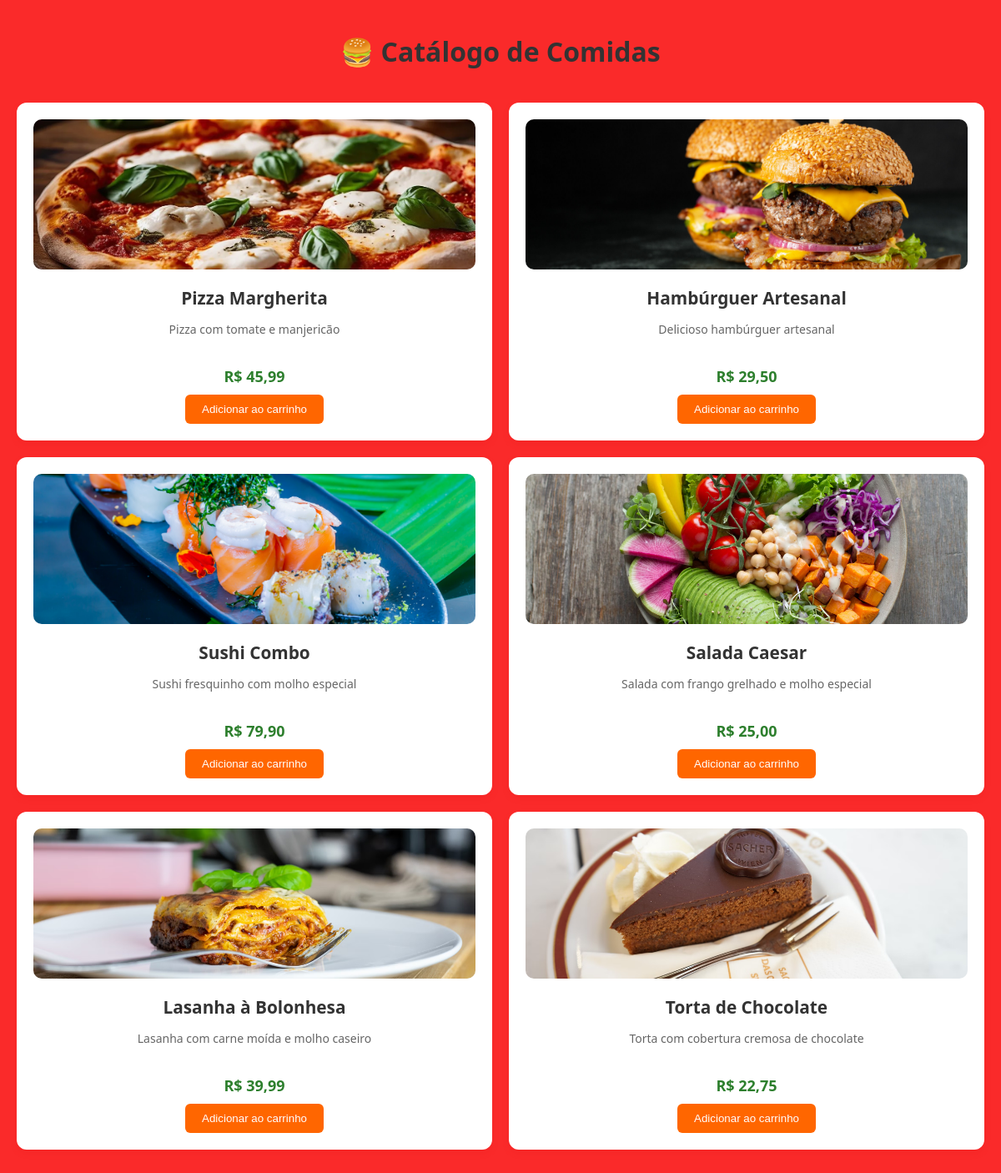
The app's page /atividade_comida/index.php with its own data.
### tables this page shows
CREATE TABLE catalogo (
    id INT AUTO_INCREMENT PRIMARY KEY,
    nome VARCHAR(100) NOT NULL,
    descricao TEXT,
    preco DECIMAL(10,2) NOT NULL,
    imagem VARCHAR(255)
);

### atividade_comida/index.php (the view, shortened to what this page needs)
<?php
$conn = new mysqli("localhost", "root", "", "comida");
$sql = "SELECT * FROM catalogo";
$resultado = $conn->query($sql);
?>
<!DOCTYPE html>
<html lang="pt-br">
<head>
    <link rel="stylesheet" href="estilo.css">
</head>
<body>
    <div class="container">
        <h1>🍔 Catálogo de Comidas</h1>
        <div class="grid">
            <?php while ($item = $resultado->fetch_assoc()) { ?>
                <div class="card">
                    <img src="images/<?php echo $item['imagem']; ?>" alt="<?php echo $item['nome']; ?>">
                    <h2><?php echo $item['nome']; ?></h2>
                    <p><?php echo $item['descricao']; ?></p>
                    <span class="preco">R$ <?php echo number_format($item['preco'], 2, ',', '.'); ?></span>
                    <button class="btn">Adicionar ao carrinho</button>
                </div>
            <?php } ?>
        </div>
    </div>
</body>
</html>

### atividade_comida/estilo.css (style rules this page uses)
body { margin: 0; padding: 0; font-family: 'Segoe UI', sans-serif; background-color: #fa2a2a; }
.container { max-width: 1200px; margin: 40px auto; padding: 0 20px; }
h1 { text-align: center; color: #333; margin-bottom: 40px; }
.grid { display: grid; grid-template-columns: repeat(2, 1fr); gap: 20px; }
.card { background-color: #ffffff; border-radius: 12px; box-shadow: 0 4px 8px rgba(204, 7, 7, 0.1); padding: 20px; text-align: center; transition: transform 0.2s ease; }
.card img { width: 100%; height: 180px; object-fit: cover; border-radius: 10px; }
.card h2 { margin: 15px 0 10px; font-size: 1.3em; color: #333; }
.card p { color: #666; font-size: 14px; height: 40px; overflow: hidden; }
.preco { display: block; margin: 10px 0; font-size: 18px; font-weight: bold; color: #2d7f2d; }
.btn { background-color: #ff6600; color: white; border: none; padding: 10px 20px; border-radius: 6px; cursor: pointer; transition: background 0.3s; }

### records on screen
catalogo: imagem (picture), nome "Pizza Margherita", descricao "Pizza com tomate e manjericão", preco "45,99"
catalogo: imagem (picture), nome "Hambúrguer Artesanal", descricao "Delicioso hambúrguer artesanal", preco "29,50"
catalogo: imagem (picture), nome "Sushi Combo", descricao "Sushi fresquinho com molho especial", preco "79,90"
catalogo: imagem (picture), nome "Salada Caesar", descricao "Salada com frango grelhado e molho especial", preco "25,00"
catalogo: imagem (picture), nome "Lasanha à Bolonhesa", descricao "Lasanha com carne moída e molho caseiro", preco "39,99"
catalogo: imagem (picture), nome "Torta de Chocolate", descricao "Torta com cobertura cremosa de chocolate", preco "22,75"
